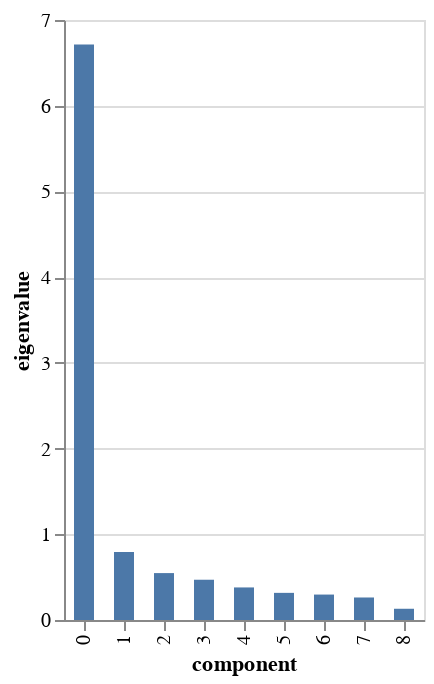

The cell this chart's notebook holds for it:
### Code cell
pca.scree_plot()

### Figure 1 — Vega-Lite specification as saved in the notebook (floating-point values rounded to 4 significant figures)
{"config": {"view": {"continuousWidth": 300, "continuousHeight": 300}}, "data": {"name": "data-4ce368dddf1e89fe2b1e6f5984603249"}, "mark": {"type": "bar", "size": 10}, "encoding": {"tooltip": [{"field": "component", "type": "nominal"}, {"field": "eigenvalue", "type": "quantitative"}, {"field": "% of variance", "type": "quantitative"}, {"field": "% of variance (cumulative)", "type": "quantitative"}], "x": {"field": "component", "type": "nominal"}, "y": {"field": "eigenvalue", "type": "quantitative"}}, "$schema": "https://vega.github.io/schema/vega-lite/v5.20.1.json", "datasets": {"data-4ce368dddf1e89fe2b1e6f5984603249": [{"component": "0", "eigenvalue": 6.714, "% of variance": 67.14, "% of variance (cumulative)": 67.14}, {"component": "1", "eigenvalue": 0.7936, "% of variance": 7.936, "% of variance (cumulative)": 75.08}, {"component": "2", "eigenvalue": 0.5473, "% of variance": 5.473, "% of variance (cumulative)": 80.55}, {"component": "3", "eigenvalue": 0.4698, "% of variance": 4.698, "% of variance (cumulative)": 85.25}, {"component": "4", "eigenvalue": 0.3799, "% of variance": 3.799, "% of variance (cumulative)": 89.05}, {"component": "5", "eigenvalue": 0.3166, "% of variance": 3.166, "% of variance (cumulative)": 92.21}, {"component": "6", "eigenvalue": 0.2968, "% of variance": 2.968, "% of variance (cumulative)": 95.18}, {"component": "7", "eigenvalue": 0.2626, "% of variance": 2.626, "% of variance (cumulative)": 97.81}, {"component": "8", "eigenvalue": 0.1311, "% of variance": 1.311, "% of variance (cumulative)": 99.12}]}}
